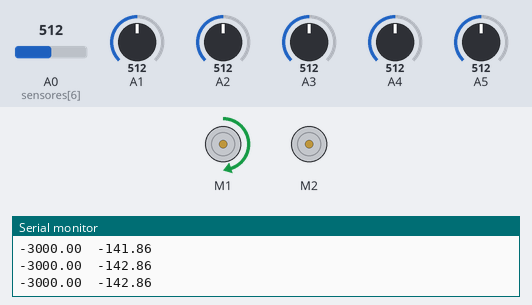
Recording of a sketch running on a simulated Arduino Uno, built with avr-gcc and run on an emulated ATmega328P. Parts: 2 × DC motor (green arrow = forward, orange = backward, longer = faster), the last lines printed to the serial monitor. Inputs (shaded band) come from the test bench; at power-on: A0 (sensores[6]) = 512, A1 = 512, A2 = 512, A3 = 512, A5 = 512, A4 = 512.

Above: at 1.2 s.
1.3 s: A0 (sensores[6]) set to 499
At 1.88 s:
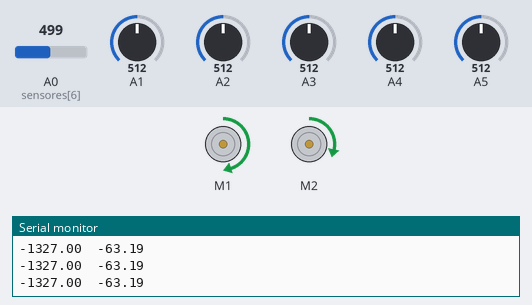
4.3 s: A1 set to 716
7.3 s: A2 set to 490
10.3 s: A3 set to 716
13.3 s: A5 set to 992
16.3 s: A4 set to 490
Timing chart, 0 to 20.3 s (numbered marks = the images above; inputs shaded):
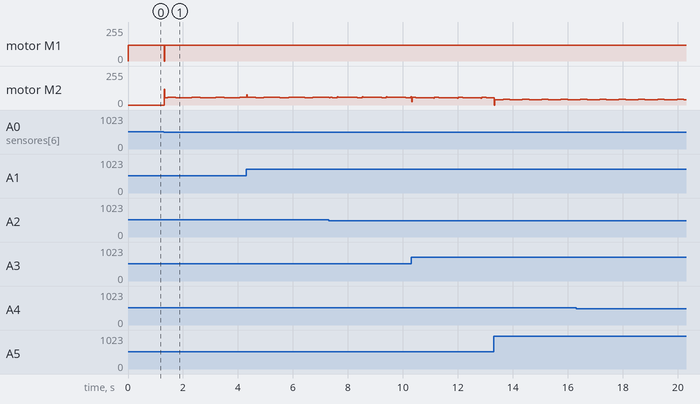

Measured:
- the behaviour switches between 500 and 499 on A0 (sensores[6]) (found by bisection; images 0 and 1)
- after the input at 1.3 s, motor M1: forward 120/255 → stopped at once, → forward 120/255 0.02 s later; motor M2: stopped → forward 120/255 at once, then moves between forward 53/255 and forward 120/255, repeating every 0.87 s

The sketch:

bilbo2.ino
```cpp
#include <QTRSensors.h>
#include <AFMotor.h>

#define QTD_SENSORES  7

int sensores[QTD_SENSORES] = {8,9,10,11,12,13,14};

AF_DCMotor direito(1);
AF_DCMotor esquerdo(2);

void setup() {
  // put your setup code here, to run once:
  Serial.begin(9600);
}

int Kp =  50;
int Ki = 25;
int Kd = 25;
int last_kp = 0;
int  lastValue= 0;
int ki=0;

void loop() {
  // put your main code here, to run repeatedly:
 int position = readLine();

  float kp = position - 3000;
//    kp = kp/2;
  Serial.print(kp);
  float kd = kp - last_kp;
  ki += kp;

  // Remembering the last position
  last_kp = kp;

//  float power_difference = kp / 8 + ki / 10000 + kd * 4 / 2;
  float power_difference = kp / 21 + ki / 10000 + kd * 1.5 / 2;
//  float power_difference = kp / 20  + ki / 10000 + kd * 3/2; // Original
//  float power_difference = kp / 2 + ki / 20000 + kd * 4 / 3; //com 5 sensores funcionou bem


  Serial.print("\t");
  Serial.println(power_difference);
  const int max_speed = 120;

  if (power_difference > max_speed) power_difference = max_speed;
  if (power_difference < -max_speed) power_difference = -max_speed;
  if (power_difference < 0){

    motorMove(max_speed + power_difference, max_speed);
  }
  else{
    motorMove(max_speed, max_speed - power_difference);
  }
}

void motorMove(int left, int rigth){
  direito.setSpeed(rigth > 0 ? rigth : (rigth * -1));
  esquerdo.setSpeed(left > 0 ? left : (left * -1));
  direito.run(rigth > 0 ? FORWARD : BACKWARD);
  esquerdo.run(left > 0 ? FORWARD : BACKWARD);
}


int readLine(){
  int sum;
  long avg;
  bool online = false;
  for(int i = 0; i < QTD_SENSORES  ; i++){
     int value = 1000 - analogRead(sensores[i]);
//     Serial.print(value);
//     Serial.print("\t");
     if(value > 500){
        online = true;
     }
     if(value > 200){
        avg += (long)(value) * (i*1000);
        sum += value;
     }
  }

  if(!online){
        // If it last read to the left of center, return 0.
        if(lastValue < (QTD_SENSORES-1)*1000/2)
            return 0;

        // If it last read to the right of center, return the max.
        else
            return (QTD_SENSORES-1)*1000;
  }

  lastValue = avg/sum;
  return lastValue;

}
```
